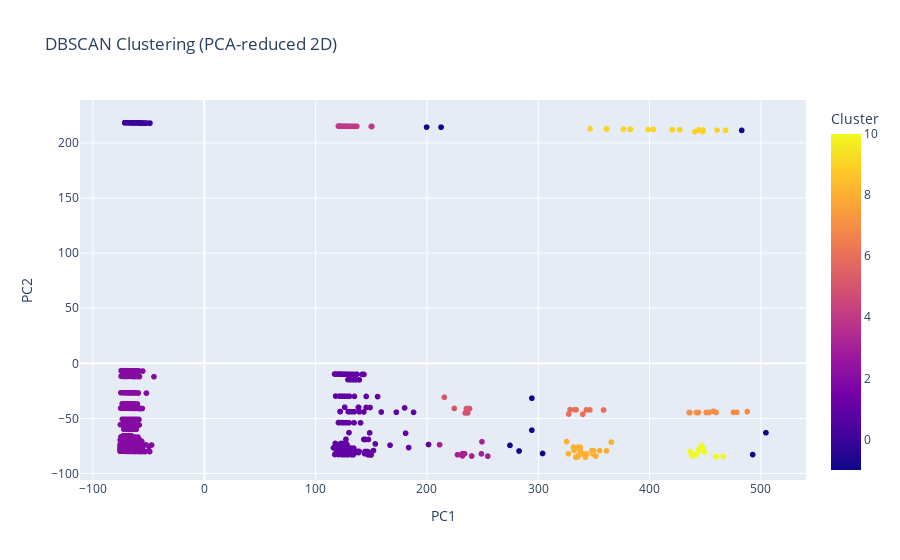

Notebook cell for this chart:
### Code cell
pca = PCA(n_components=2)

eps = 20
minPts = 4

data_reduced_2d = pca.fit_transform(df)

dbs = DBSCAN(eps=eps, min_samples=minPts)

y_dbs = dbs.fit_predict(data_reduced_2d)

df_reduced_2d = pd.DataFrame(data=data_reduced_2d, columns=['PC1', 'PC2'])

df_reduced_2d['Cluster'] = y_dbs

fig = px.scatter(df_reduced_2d, x='PC1', y='PC2', color='Cluster', title='DBSCAN Clustering (PCA-reduced 2D)')
fig.show()

### Figure 1 — Plotly figure (JSON) as saved in the notebook; plotly's stock layout.template omitted (floating-point values rounded to 4 significant figures; data arrays with more than 128 entries replaced by an {"elided": "..."} marker saying what was removed)
{"data": [{"hovertemplate": "PC1=%{x}<br>PC2=%{y}<br>Cluster=%{marker.color}<extra></extra>", "legendgroup": "", "marker": {"color": {"elided": "1362 int values"}, "coloraxis": "coloraxis", "symbol": "circle"}, "mode": "markers", "name": "", "showlegend": false, "type": "scattergl", "x": {"elided": "1362 float values"}, "xaxis": "x", "y": {"elided": "1362 float values"}, "yaxis": "y"}], "layout": {"coloraxis": {"colorbar": {"title": {"text": "Cluster"}}, "colorscale": [[0, "#0d0887"], [0.1111, "#46039f"], [0.2222, "#7201a8"], [0.3333, "#9c179e"], [0.4444, "#bd3786"], [0.5556, "#d8576b"], [0.6667, "#ed7953"], [0.7778, "#fb9f3a"], [0.8889, "#fdca26"], [1, "#f0f921"]]}, "legend": {"tracegroupgap": 0}, "title": {"text": "DBSCAN Clustering (PCA-reduced 2D)"}, "xaxis": {"anchor": "y", "domain": [0, 1], "title": {"text": "PC1"}}, "yaxis": {"anchor": "x", "domain": [0, 1], "title": {"text": "PC2"}}}}
